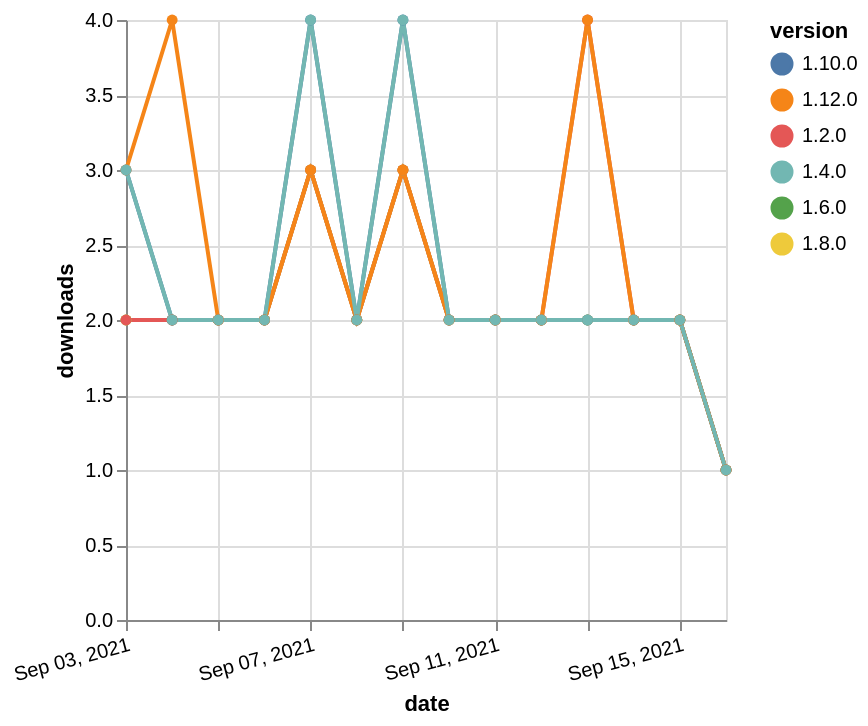

Source (Vega-Lite JSON):
### Vega-Lite specification from a JSON file in a GitHub repository (floating-point values rounded to 4 significant figures)
{"$schema": "https://vega.github.io/schema/vega-lite/v5.json", "description": "A simple bar chart with embedded data.", "data": {"values": [{"date": "2021-09-03", "total": 1481, "delta": 2, "version": "1.6.0"}, {"date": "2021-09-04", "total": 1483, "delta": 2, "version": "1.6.0"}, {"date": "2021-09-05", "total": 1485, "delta": 2, "version": "1.6.0"}, {"date": "2021-09-06", "total": 1487, "delta": 2, "version": "1.6.0"}, {"date": "2021-09-07", "total": 1490, "delta": 3, "version": "1.6.0"}, {"date": "2021-09-08", "total": 1492, "delta": 2, "version": "1.6.0"}, {"date": "2021-09-09", "total": 1495, "delta": 3, "version": "1.6.0"}, {"date": "2021-09-10", "total": 1497, "delta": 2, "version": "1.6.0"}, {"date": "2021-09-11", "total": 1499, "delta": 2, "version": "1.6.0"}, {"date": "2021-09-12", "total": 1501, "delta": 2, "version": "1.6.0"}, {"date": "2021-09-13", "total": 1503, "delta": 2, "version": "1.6.0"}, {"date": "2021-09-14", "total": 1505, "delta": 2, "version": "1.6.0"}, {"date": "2021-09-15", "total": 1507, "delta": 2, "version": "1.6.0"}, {"date": "2021-09-16", "total": 1508, "delta": 1, "version": "1.6.0"}, {"date": "2021-09-03", "total": 1006, "delta": 2, "version": "1.8.0"}, {"date": "2021-09-04", "total": 1008, "delta": 2, "version": "1.8.0"}, {"date": "2021-09-05", "total": 1010, "delta": 2, "version": "1.8.0"}, {"date": "2021-09-06", "total": 1012, "delta": 2, "version": "1.8.0"}, {"date": "2021-09-07", "total": 1015, "delta": 3, "version": "1.8.0"}, {"date": "2021-09-08", "total": 1017, "delta": 2, "version": "1.8.0"}, {"date": "2021-09-09", "total": 1020, "delta": 3, "version": "1.8.0"}, {"date": "2021-09-10", "total": 1022, "delta": 2, "version": "1.8.0"}, {"date": "2021-09-11", "total": 1024, "delta": 2, "version": "1.8.0"}, {"date": "2021-09-12", "total": 1026, "delta": 2, "version": "1.8.0"}, {"date": "2021-09-13", "total": 1028, "delta": 2, "version": "1.8.0"}, {"date": "2021-09-14", "total": 1030, "delta": 2, "version": "1.8.0"}, {"date": "2021-09-15", "total": 1032, "delta": 2, "version": "1.8.0"}, {"date": "2021-09-16", "total": 1033, "delta": 1, "version": "1.8.0"}, {"date": "2021-09-03", "total": 745, "delta": 3, "version": "1.10.0"}, {"date": "2021-09-04", "total": 747, "delta": 2, "version": "1.10.0"}, {"date": "2021-09-05", "total": 749, "delta": 2, "version": "1.10.0"}, {"date": "2021-09-06", "total": 751, "delta": 2, "version": "1.10.0"}, {"date": "2021-09-07", "total": 755, "delta": 4, "version": "1.10.0"}, {"date": "2021-09-08", "total": 757, "delta": 2, "version": "1.10.0"}, {"date": "2021-09-09", "total": 761, "delta": 4, "version": "1.10.0"}, {"date": "2021-09-10", "total": 763, "delta": 2, "version": "1.10.0"}, {"date": "2021-09-11", "total": 765, "delta": 2, "version": "1.10.0"}, {"date": "2021-09-12", "total": 767, "delta": 2, "version": "1.10.0"}, {"date": "2021-09-13", "total": 769, "delta": 2, "version": "1.10.0"}, {"date": "2021-09-14", "total": 771, "delta": 2, "version": "1.10.0"}, {"date": "2021-09-15", "total": 773, "delta": 2, "version": "1.10.0"}, {"date": "2021-09-16", "total": 774, "delta": 1, "version": "1.10.0"}, {"date": "2021-09-03", "total": 2194, "delta": 2, "version": "1.2.0"}, {"date": "2021-09-04", "total": 2196, "delta": 2, "version": "1.2.0"}, {"date": "2021-09-05", "total": 2198, "delta": 2, "version": "1.2.0"}, {"date": "2021-09-06", "total": 2200, "delta": 2, "version": "1.2.0"}, {"date": "2021-09-07", "total": 2203, "delta": 3, "version": "1.2.0"}, {"date": "2021-09-08", "total": 2205, "delta": 2, "version": "1.2.0"}, {"date": "2021-09-09", "total": 2208, "delta": 3, "version": "1.2.0"}, {"date": "2021-09-10", "total": 2210, "delta": 2, "version": "1.2.0"}, {"date": "2021-09-11", "total": 2212, "delta": 2, "version": "1.2.0"}, {"date": "2021-09-12", "total": 2214, "delta": 2, "version": "1.2.0"}, {"date": "2021-09-13", "total": 2218, "delta": 4, "version": "1.2.0"}, {"date": "2021-09-14", "total": 2220, "delta": 2, "version": "1.2.0"}, {"date": "2021-09-15", "total": 2222, "delta": 2, "version": "1.2.0"}, {"date": "2021-09-16", "total": 2223, "delta": 1, "version": "1.2.0"}, {"date": "2021-09-03", "total": 230, "delta": 3, "version": "1.12.0"}, {"date": "2021-09-04", "total": 234, "delta": 4, "version": "1.12.0"}, {"date": "2021-09-05", "total": 236, "delta": 2, "version": "1.12.0"}, {"date": "2021-09-06", "total": 238, "delta": 2, "version": "1.12.0"}, {"date": "2021-09-07", "total": 241, "delta": 3, "version": "1.12.0"}, {"date": "2021-09-08", "total": 243, "delta": 2, "version": "1.12.0"}, {"date": "2021-09-09", "total": 246, "delta": 3, "version": "1.12.0"}, {"date": "2021-09-10", "total": 248, "delta": 2, "version": "1.12.0"}, {"date": "2021-09-11", "total": 250, "delta": 2, "version": "1.12.0"}, {"date": "2021-09-12", "total": 252, "delta": 2, "version": "1.12.0"}, {"date": "2021-09-13", "total": 256, "delta": 4, "version": "1.12.0"}, {"date": "2021-09-14", "total": 258, "delta": 2, "version": "1.12.0"}, {"date": "2021-09-15", "total": 260, "delta": 2, "version": "1.12.0"}, {"date": "2021-09-16", "total": 261, "delta": 1, "version": "1.12.0"}, {"date": "2021-09-03", "total": 2008, "delta": 3, "version": "1.4.0"}, {"date": "2021-09-04", "total": 2010, "delta": 2, "version": "1.4.0"}, {"date": "2021-09-05", "total": 2012, "delta": 2, "version": "1.4.0"}, {"date": "2021-09-06", "total": 2014, "delta": 2, "version": "1.4.0"}, {"date": "2021-09-07", "total": 2018, "delta": 4, "version": "1.4.0"}, {"date": "2021-09-08", "total": 2020, "delta": 2, "version": "1.4.0"}, {"date": "2021-09-09", "total": 2024, "delta": 4, "version": "1.4.0"}, {"date": "2021-09-10", "total": 2026, "delta": 2, "version": "1.4.0"}, {"date": "2021-09-11", "total": 2028, "delta": 2, "version": "1.4.0"}, {"date": "2021-09-12", "total": 2030, "delta": 2, "version": "1.4.0"}, {"date": "2021-09-13", "total": 2032, "delta": 2, "version": "1.4.0"}, {"date": "2021-09-14", "total": 2034, "delta": 2, "version": "1.4.0"}, {"date": "2021-09-15", "total": 2036, "delta": 2, "version": "1.4.0"}, {"date": "2021-09-16", "total": 2037, "delta": 1, "version": "1.4.0"}]}, "width": "container", "mark": {"type": "line", "point": {"filled": true}}, "encoding": {"x": {"field": "date", "type": "temporal", "timeUnit": "yearmonthdate", "title": "date", "axis": {"labelAngle": -15}}, "y": {"field": "delta", "type": "quantitative", "title": "downloads"}, "color": {"field": "version", "type": "nominal"}, "tooltip": {"field": "delta"}}}
